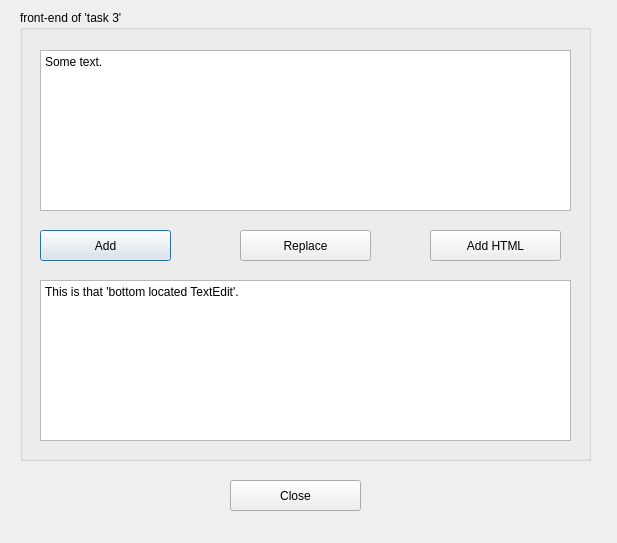
<?xml version="1.0" encoding="UTF-8"?>
<ui version="4.0">
 <class>task3</class>
 <widget class="QDialog" name="task3">
  <property name="geometry">
   <rect>
    <x>0</x>
    <y>0</y>
    <width>617</width>
    <height>543</height>
   </rect>
  </property>
  <property name="windowTitle">
   <string>task 3</string>
  </property>
  <widget class="QGroupBox" name="groupBox">
   <property name="geometry">
    <rect>
     <x>20</x>
     <y>10</y>
     <width>571</width>
     <height>451</height>
    </rect>
   </property>
   <property name="title">
    <string>front-end of 'task 3'</string>
   </property>
   <widget class="QPlainTextEdit" name="plainTextEditSrc">
    <property name="geometry">
     <rect>
      <x>20</x>
      <y>40</y>
      <width>531</width>
      <height>161</height>
     </rect>
    </property>
    <property name="plainText">
     <string>Some text.</string>
    </property>
   </widget>
   <widget class="QPlainTextEdit" name="plainTextEditDest">
    <property name="geometry">
     <rect>
      <x>20</x>
      <y>270</y>
      <width>531</width>
      <height>161</height>
     </rect>
    </property>
    <property name="plainText">
     <string>This is that 'bottom located TextEdit'.</string>
    </property>
   </widget>
   <widget class="QPushButton" name="addButton">
    <property name="geometry">
     <rect>
      <x>20</x>
      <y>220</y>
      <width>131</width>
      <height>31</height>
     </rect>
    </property>
    <property name="toolTip">
     <string> Add text to the bottom located TextEdit</string>
    </property>
    <property name="text">
     <string>Add</string>
    </property>
   </widget>
   <widget class="QPushButton" name="replaceButton">
    <property name="geometry">
     <rect>
      <x>220</x>
      <y>220</y>
      <width>131</width>
      <height>31</height>
     </rect>
    </property>
    <property name="toolTip">
     <string>Replace text on the bottom located TextEdit</string>
    </property>
    <property name="text">
     <string>Replace</string>
    </property>
   </widget>
   <widget class="QPushButton" name="htmlButton">
    <property name="geometry">
     <rect>
      <x>410</x>
      <y>220</y>
      <width>131</width>
      <height>31</height>
     </rect>
    </property>
    <property name="toolTip">
     <string> Add HTML code to the bottom located TextEdit</string>
    </property>
    <property name="text">
     <string>Add HTML</string>
    </property>
   </widget>
  </widget>
  <widget class="QPushButton" name="closeButton">
   <property name="geometry">
    <rect>
     <x>230</x>
     <y>480</y>
     <width>131</width>
     <height>31</height>
    </rect>
   </property>
   <property name="toolTip">
    <string>Close window</string>
   </property>
   <property name="text">
    <string>Close</string>
   </property>
  </widget>
 </widget>
 <tabstops>
  <tabstop>plainTextEditSrc</tabstop>
  <tabstop>addButton</tabstop>
  <tabstop>replaceButton</tabstop>
  <tabstop>plainTextEditDest</tabstop>
  <tabstop>closeButton</tabstop>
  <tabstop>htmlButton</tabstop>
 </tabstops>
 <resources/>
 <connections/>
</ui>
